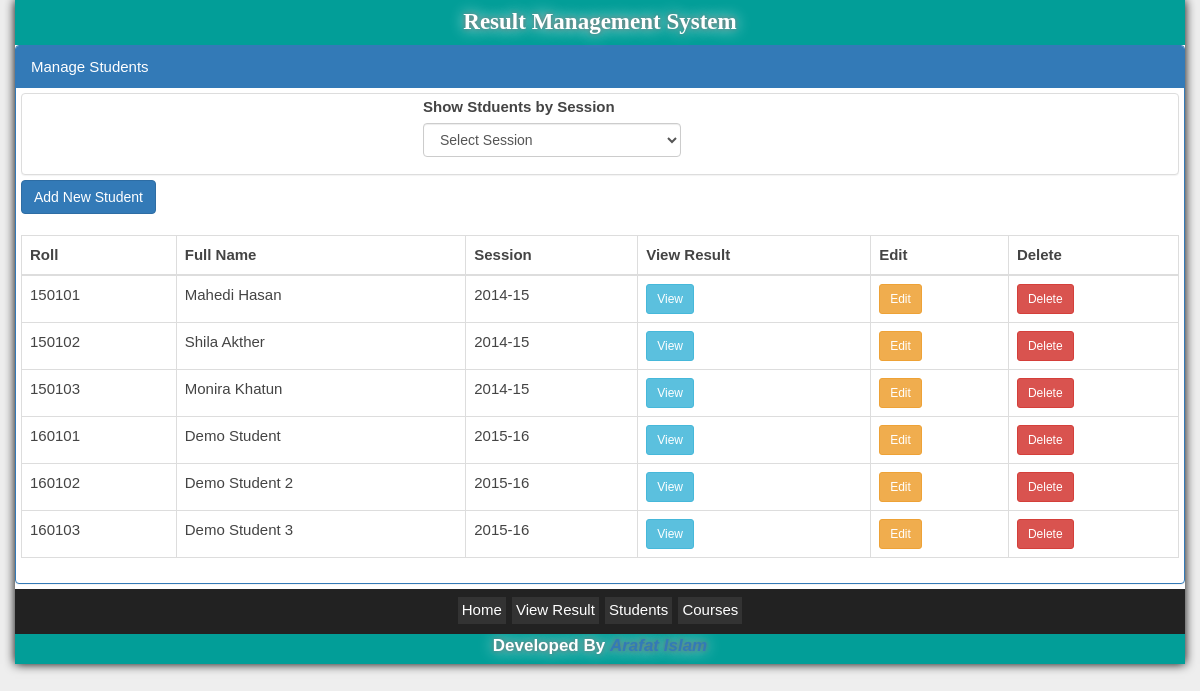
The page /admin/student.php (signed in) on the database its author committed.
### tables this page shows
CREATE TABLE `student` (
  `roll` int(10) UNSIGNED NOT NULL,
  `name` varchar(50) NOT NULL,
  `session` varchar(7) NOT NULL
);

### includes/class.database.php (called while the page is built, shortened)
<?php
class Database extends mysqli {
   public function select($table,$fields="",$where="",$order="",$limit=""){
      if($fields==""){
         $fields="*";
      }
      $code="SELECT $fields FROM $table";
      if(is_array($where)){
         $Where=array();
         foreach($where as $key=>$value){
            $Where[]="$key='$value'";
         }
         if(count($Where)>1){
            $code.=" WHERE ".implode(" AND ",$Where)."";
         }
         else {
            $code.=" WHERE ".$Where[0]."";
         }
      }
      return $this->query($code);
   }
}
?>

### includes/info.php (called while the page is built, shortened)
<?php
	$site = new StdClass();
	$site->url = "http://localhost/result";
?>

### admin/student.php (the view, shortened to what this page needs)
<?php
	include 'init.php';
	if(isset($_GET["act"]))
		$act = get("act");
	else
		$act="";
	if($act=="add") {
		$title  = "Add a new Student";
	}
	else if($act=="edit" && isset($id)) {
		$title  = "Edit ".$stu["name"];
	}
	else {
		$title = "Manage Students";
	}
	include 'header.php';
	echo '
<div class="panel panel-primary">
	<div class="panel-heading">'.$title.'</div>
	<div class="panel-body" style="padding: 5px;">';
	if($act=="add")
	{
		extract($_POST);
		if(isset($roll,$name,$session))
		{
			$error = array();
			if(empty($roll)) $error[] = "Roll can not be empty";
			if(empty($name)) $error[] = "Full Name can not be empty";
			if(empty($session)) $error[] = "Session can not be empty";
			if(empty($error))
			{
				$up = $db->insert("student",array("roll"=>$roll,"name"=>$name,"session"=>$session));
				if($up)
				{
					$_SESSION["message"] = "<i>".$roll." - ".$name."</i> has been added Successfully.";
				}
				else
				{
					$_SESSION["message"] = "Error in Database. Can not add Student. ".$db->error;
				}
				redir("?");
			}
			else
			{
				showErrors($error);
			}
		}
		$opval1 = generate_session();
		$form->show("post","",
			array(
				array("multiText",
					array("roll","Roll"),
					array("name","Full Name")
				),
				array("multiSelect",
					array("session","Session",false,$opval1,"")
				)
			)
		);
	}
	else
	{
		if(isset($_GET["session"]))
		{
			$session=get("session");
			$sql = $db->select("student","",array("session"=>$session));
		}
		else
		{
			$sql = $db->select("student","");
		}
		$ses_str="<option value='0'>Select Session</option>";
		$opval1 = generate_session();
		foreach($opval1 as $val)
		{
			$ses_str .= '<option';
			$ses_str .= '>'.$val.'</option>';
		}
		echo '<div class="panel panel-default">
  		<div class="panel-body">
  		<form method="get">';
		echo '
		<div class="col-md-4 col-sm-4 col-xs-3 form-group">
	    </div>
		<div class="col-md-3 col-sm-4 col-xs-6 form-group">
	        <label for="select" style="text-align: center" align="center">Show Stduents by Session</label>
	        <select class="form-control" name="session" id="session" onchange="this.form.submit()">
	        '.$ses_str.'
	        </select>
	    </div>
	    <div class="col-md-4 col-sm-4 col-xs-3 form-group">
	    </div>';
	    echo '</form>
	    </div>
	    </div>';
		echo '
		<div>
			<a href="?act=add" class="btn btn-primary" role="button">Add New Student</a>
		</div><br/>';
		if($sql->num_rows<1)
		{
			echo '<h4>No Student Found. Please <a href="?act=add">add a student</a> first.<h4>';
		}
		else
		{
			echo '
		<table class="table table-bordered">
		    <thead>
		      <tr>
		        <th>Roll</th>
		        <th>Full Name</th>
		        <th>Session</th>
		        <th>View Result</th>
		        <th>Edit</th>
		        <th>Delete</th>
		      </tr>
		    </thead>
		    <tbody>';
			while($result = $sql->fetch_assoc())
			{
				echo '
			  <tr>
		        <td>'.$result["roll"].'</td>
		        <td>'.$result["name"].'</td>
		        <td>'.$result["session"].'</td>
		        <td><a href="'.$site->url.'/individual.php?roll='.$result["roll"].'" class="btn btn-sm btn-info" role="button">View</a></td>
		        <td><a href="?act=edit&roll='.$result["roll"].'" class="btn btn-sm btn-warning" role="button">Edit</a></td>
		        <td><button type="button" onclick="confirmation(\'Are You Sure Want to Delete?\',\'?act=delete&roll='.$result["roll"].'\')" class="btn btn-sm btn-danger">Delete</button></td>
		      </tr>';
			}
			echo '
			</tbody>
		</table>';
		}
	}
	echo '
		</div>
	</div>';
	include 'footer.php';
?>

### css/styles.css (style rules this page uses)
body { background:#eee; }

### rows shown on the page
student: roll "150101", name "Mahedi Hasan", session "2014-15"
student: roll "150102", name "Shila Akther", session "2014-15"
student: roll "150103", name "Monira Khatun", session "2014-15"
student: roll "160101", name "Demo Student", session "2015-16"
student: roll "160102", name "Demo Student 2", session "2015-16"
student: roll "160103", name "Demo Student 3", session "2015-16"

### other values the page prints
$site->name "Result Management System"
$title "Manage Students"
